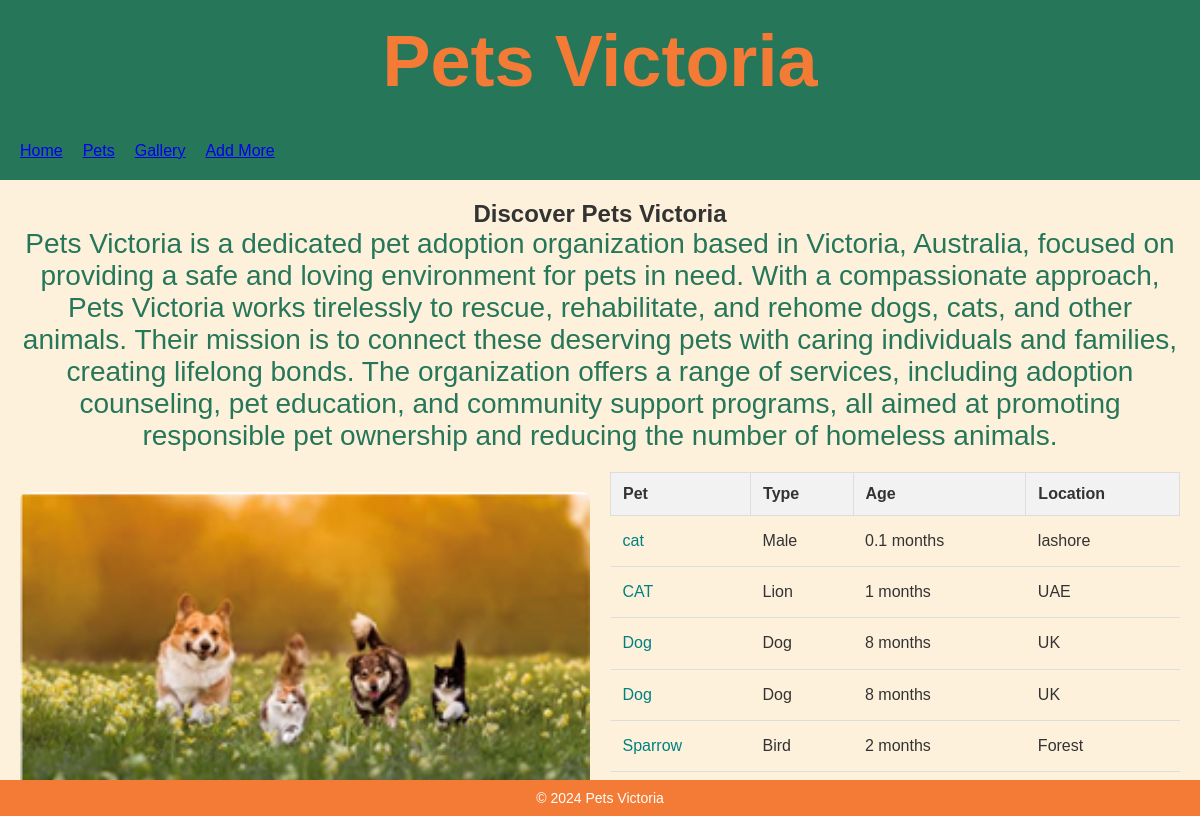
The app's page /pets.php with its own data.
### tables this page shows
CREATE TABLE `pets` (
  `petid` int(11) NOT NULL,
  `petname` varchar(255) DEFAULT NULL,
  `description` text DEFAULT NULL,
  `caption` varchar(255) DEFAULT NULL,
  `age` double DEFAULT NULL,
  `type` varchar(50) DEFAULT NULL,
  `location` varchar(255) DEFAULT NULL,
  `image` text DEFAULT NULL
);

### pets.php (the view)
<?php include 'includes/header.inc'; ?>
<?php include 'includes/nav.inc'; ?>
<main style="padding: 20px; text-align: left;">
    <section style="text-align: center;">
        <h2>Discover Pets Victoria</h2>
        <p>
            Pets Victoria is a dedicated pet adoption organization based in Victoria, Australia, focused on providing a safe and loving environment for pets in need.
            With a compassionate approach, Pets Victoria works tirelessly to rescue, rehabilitate, and rehome dogs, cats, and other animals.
            Their mission is to connect these deserving pets with caring individuals and families, creating lifelong bonds.
            The organization offers a range of services, including adoption counseling, pet education, and community support programs, all aimed at promoting responsible pet ownership and reducing the number of homeless animals.
        </p>
    </section>
    <section style="display: flex; justify-content: space-between; align-items: flex-start; margin-top: 20px;">
        <div style="flex: 1; padding-right: 20px;">
            <img src="image.jpg" alt="Pets Running" style="width: 100%; height: 300px; object-fit: cover; border-radius: 8px;">
        </div>
        <div style="flex: 1; max-width: 100%; height: 300px; overflow-y: auto;">
            <table style="width: 100%; border-collapse: collapse; height: 100%;">
                <thead>
                    <tr style="background-color: #f2f2f2; text-align: left;">
                        <th style="padding: 12px; border: 1px solid #ddd;">Pet</th>
                        <th style="padding: 12px; border: 1px solid #ddd;">Type</th>
                        <th style="padding: 12px; border: 1px solid #ddd;">Age</th>
                        <th style="padding: 12px; border: 1px solid #ddd;">Location</th>
                    </tr>
                </thead>
                <tbody>
                    <?php
                    include 'includes/db_connect.inc';
                    $sql = "SELECT petid, petname, age, type, location FROM pets";
                    $stmt = $conn->query($sql);
                    while ($row = $stmt->fetch(PDO::FETCH_ASSOC)) {
                        echo "<tr style='border-bottom: 1px solid #ddd;'>";
                        echo "<td style='padding: 12px;'><a href='details.php?id=" . $row['petid'] . "' style='color: #008080; text-decoration: none;'>" . $row['petname'] . "</a></td>";
                        echo "<td style='padding: 12px;'>" . ucfirst($row['type']) . "</td>";
                        echo "<td style='padding: 12px;'>" . $row['age'] . " months</td>";
                        echo "<td style='padding: 12px;'>" . $row['location'] . "</td>";
                        echo "</tr>";
                    }
                    ?>
                </tbody>
            </table>
        </div>
    </section>
</main>
<?php include 'includes/footer.inc'; ?>

### includes/header.inc (shortened to what this page needs)
<!DOCTYPE html>
<html lang="en">
<head>
    <link rel="stylesheet" href="css/style.css">
</head>
<body>
<header>
    <h1>Pets Victoria</h1>
</header>

### includes/nav.inc
<nav>
    <ul>
        <li><a href="index.php">Home</a></li>
        <li><a href="pets.php">Pets</a></li>
        <li><a href="gallery.php">Gallery</a></li>
        <li><a href="add.php">Add More</a></li>
    </ul>
</nav>

### includes/footer.inc
<footer>
    <p>&copy; 2024 Pets Victoria</p>
</footer>
</body>
</html>

### css/style.css (style rules this page uses)
* { margin: 0; padding: 0; box-sizing: border-box; }
body { font-family: Arial, sans-serif; background-color: #fdf1db; color: #333; }
header { background-color: #26765a; color: white; padding: 20px; text-align: center; font-size: 36px; font-weight: bold; font-family: 'Comic Sans MS', cursive, sans-serif; color: #f47b35; }
nav { background-color: #26765a; overflow: hidden; padding: 10px; }
nav ul { list-style-type: none; margin: 0; padding: 0; }
nav ul li { float: left; padding: 10px; }
main { padding: 40px; text-align: center; }
main p { font-size: 28px; color: #26765a; }
main img { border-radius: 50%; width: 300px; height: auto; margin-top: 20px; }
footer { background-color: #f47b35; color: white; text-align: center; padding: 10px; position: fixed; width: 100%; bottom: 0; font-size: 14px; }

### records on screen
pets: petname "cat", type "Male", age "0.1", location "lashore"
pets: petname "CAT", type "Lion", age "1", location "UAE"
pets: petname "Dog", type "Dog", age "8", location "UK"
pets: petname "Dog", type "Dog", age "8", location "UK"
pets: petname "Sparrow", type "Bird", age "2", location "Forest"
